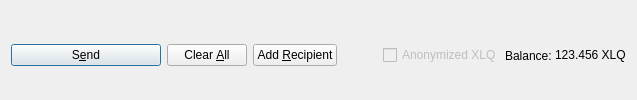
         <widget class="QFrame" name="frame_Send">
          <layout class="QHBoxLayout" name="horizontalLayout">
           <property name="bottomMargin">
            <number>0</number>
           </property>
           <item>
            <widget class="QPushButton" name="sendButton">
             <property name="minimumSize">
              <size>
               <width>150</width>
               <height>0</height>
              </size>
             </property>
             <property name="toolTip">
              <string>Confirm the send action</string>
             </property>
             <property name="text">
              <string>S&amp;end</string>
             </property>
             <property name="icon">
              <iconset resource="../faqo.qrc">
               <normaloff>:/icons/send</normaloff>:/icons/send</iconset>
             </property>
             <property name="autoDefault">
              <bool>false</bool>
             </property>
             <property name="default">
              <bool>true</bool>
             </property>
            </widget>
           </item>
           <item>
            <widget class="QPushButton" name="clearButton">
             <property name="sizePolicy">
              <sizepolicy hsizetype="Minimum" vsizetype="Fixed">
               <horstretch>0</horstretch>
               <verstretch>0</verstretch>
              </sizepolicy>
             </property>
             <property name="toolTip">
              <string>Clear all fields of the form.</string>
             </property>
             <property name="text">
              <string>Clear &amp;All</string>
             </property>
             <property name="icon">
              <iconset resource="../faqo.qrc">
               <normaloff>:/icons/remove</normaloff>:/icons/remove</iconset>
             </property>
             <property name="autoDefault">
              <bool>false</bool>
             </property>
            </widget>
           </item>
           <item>
            <widget class="QPushButton" name="addButton">
             <property name="toolTip">
              <string>Send to multiple recipients at once</string>
             </property>
             <property name="text">
              <string>Add &amp;Recipient</string>
             </property>
             <property name="icon">
              <iconset resource="../faqo.qrc">
               <normaloff>:/icons/add</normaloff>:/icons/add</iconset>
             </property>
             <property name="autoDefault">
              <bool>false</bool>
             </property>
            </widget>
           </item>
           <item>
            <spacer name="horizontalSpacer">
             <property name="orientation">
              <enum>Qt::Horizontal</enum>
             </property>
             <property name="sizeHint" stdset="0">
              <size>
               <width>40</width>
               <height>20</height>
              </size>
             </property>
            </spacer>
           </item>
           <item>
            <layout class="QHBoxLayout" name="horizontalLayout_2">
             <property name="spacing">
              <number>3</number>
             </property>
             <item>
              <widget class="QCheckBox" name="checkzXLQ">
               <property name="enabled">
                <bool>false</bool>
               </property>
               <property name="text">
                <string>Anonymized XLQ</string>
               </property>
              </widget>
             </item>
             <item>
              <widget class="QLabel" name="label">
               <property name="text">
                <string>Balance:</string>
               </property>
              </widget>
             </item>
             <item>
              <widget class="QLabel" name="labelBalance">
               <property name="sizePolicy">
                <sizepolicy hsizetype="Preferred" vsizetype="Fixed">
                 <horstretch>0</horstretch>
                 <verstretch>0</verstretch>
                </sizepolicy>
               </property>
               <property name="cursor">
                <cursorShape>IBeamCursor</cursorShape>
               </property>
               <property name="text">
                <string notr="true">123.456 XLQ</string>
               </property>
               <property name="textInteractionFlags">
                <set>Qt::LinksAccessibleByMouse|Qt::TextSelectableByKeyboard|Qt::TextSelectableByMouse</set>
               </property>
              </widget>
             </item>
            </layout>
           </item>
          </layout>
         </widget>
